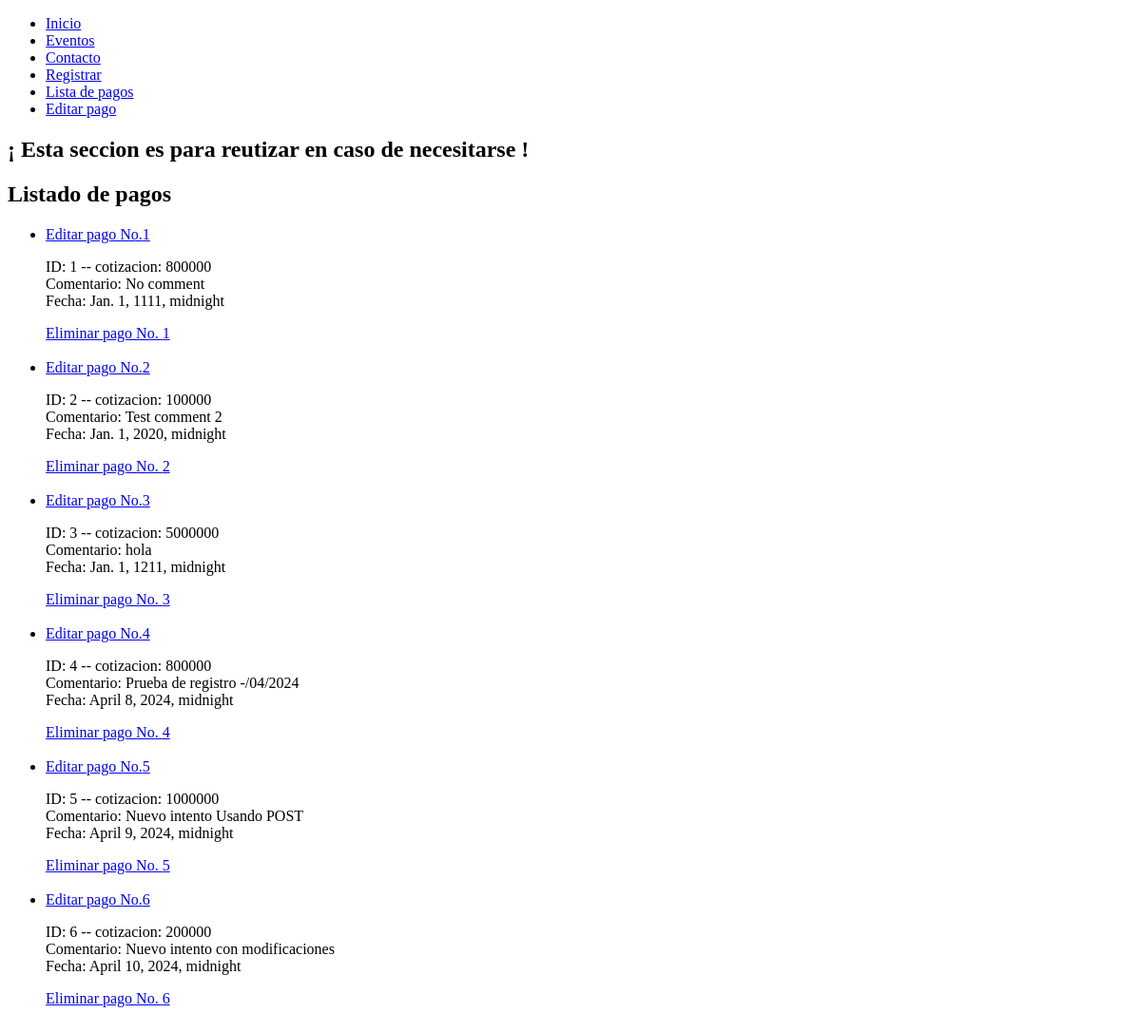
The page /formulario/listar_pagos/ on the database as committed earlier.
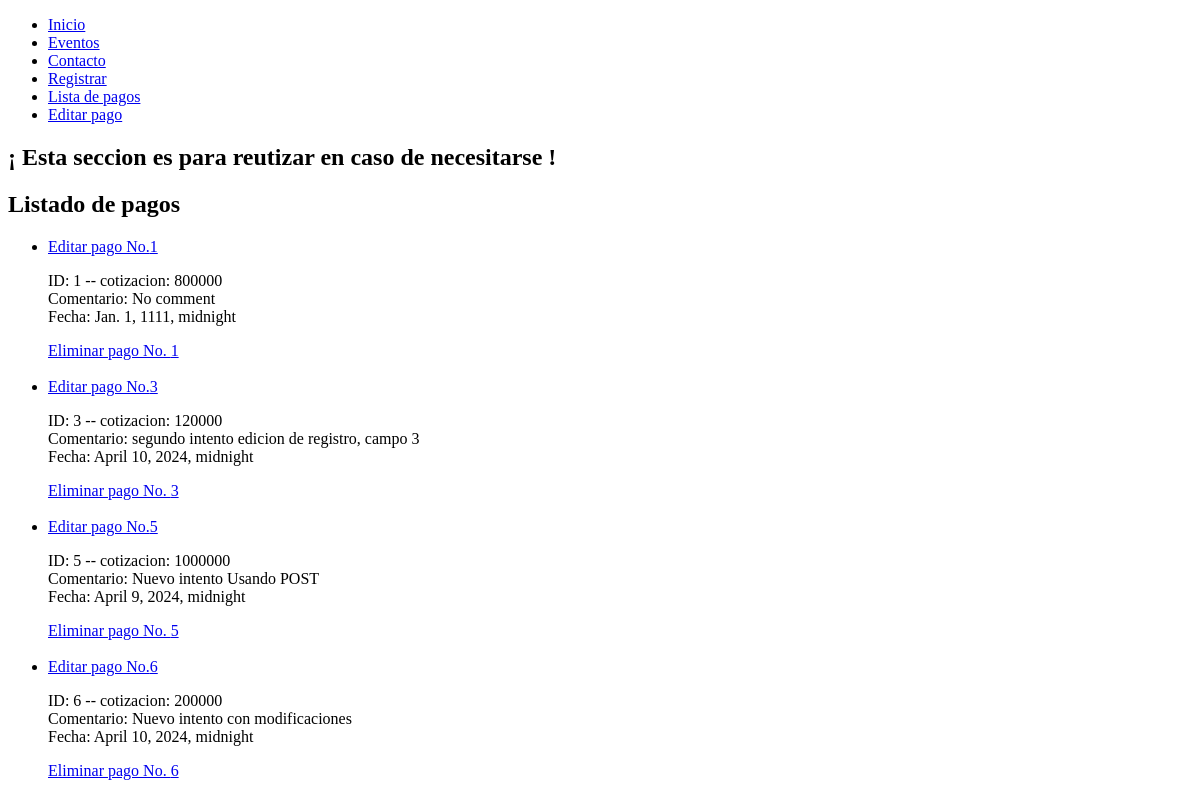
The same page on the database as committed later.
### formulario/models.py (models this page shows)
class Pagos(models.Model):
  cotizacion    = models.IntegerField()
  pay_comment   = models.TextField()
  pay_status    = models.OneToOneField(Status, on_delete=models.PROTECT)
  pay_date      = models.DateTimeField()

### formulario/views.py (the view)
# urls.py: path('listar_pagos/',      views.listar,           name="listar_pagos"),
def listar(request):
  pagos = Pagos.objects.all()
  return render(request, 'listar_pagos.html', {
    'pagos': pagos
  })

### templates/listar_pagos.html (shortened to what this page needs)
{% extends "layouts/app.html" %}
{% block content %}
<h2>Listado de pagos</h2>
<ul>
  {% for pago in pagos %}
  <li>
    <a href="{% url "show_editar_pago" %}"> Editar pago No.{{ pago.id }}</a>
    <p>ID: {{ pago.id }} -- cotizacion: {{ pago.cotizacion }}
    <br>Comentario: {{ pago.pay_comment }}
    <br> Fecha: {{ pago.pay_date }}
    </p>
    <a href="{% url "eliminar_pago" pago.id %}"> Eliminar pago No. {{ pago.id }} </a>
  </li>
  <br>
  {% endfor %}
</ul>
{% endblock content %}

### templates/layouts/app.html (shortened to what this page needs)
<!DOCTYPE html>
<html lang="en">
<head>
</head>
<body>
  <header>
    {% include "layouts/partials/menu.html" %}
    {% include "layouts/partials/introduccion.html" %}
  </header>
  <body>
    {% block content %}{% endblock content %}
  </body>
</body>
</html>

### templates/layouts/partials/menu.html
<nav>
  <ul>
    <li>
      <a href={% url "index" %}>Inicio</a>
    </li>
    <li>
      <a href="#">Eventos</a>
    </li>
    <li>
      <a href="#">Contacto</a>
    </li>
    <li>
      <a href={% url "registrar_pago" %}>Registrar</a>
    </li>
    <li>
      <a href={% url "listar_pagos" %}>Lista de pagos</a>
    </li>
    <li>
      <a href={% url "show_editar_pago" %}>Editar pago</a>
    </li>
  </ul>
</nav>

### templates/layouts/partials/introduccion.html
<h2> ¡ Esta seccion es para reutizar en caso de necesitarse ! </h2>

Rows that differ between the two databases and show on the page:
removed Pagos: id "2", cotizacion "100000", pay_comment "Test comment 2", pay_date "Jan. 1, 2020, midnight"
removed Pagos: id "4", cotizacion "800000", pay_comment "Prueba de registro -/04/2024", pay_date "April 8, 2024, midnight"
changed Pagos id 3: cotizacion "5000000" → "120000"; pay_comment "hola" → "segundo intento edicion de registro, campo 3"; pay_date "Jan. 1, 1211, midnight" → "April 10, 2024, midnight"
